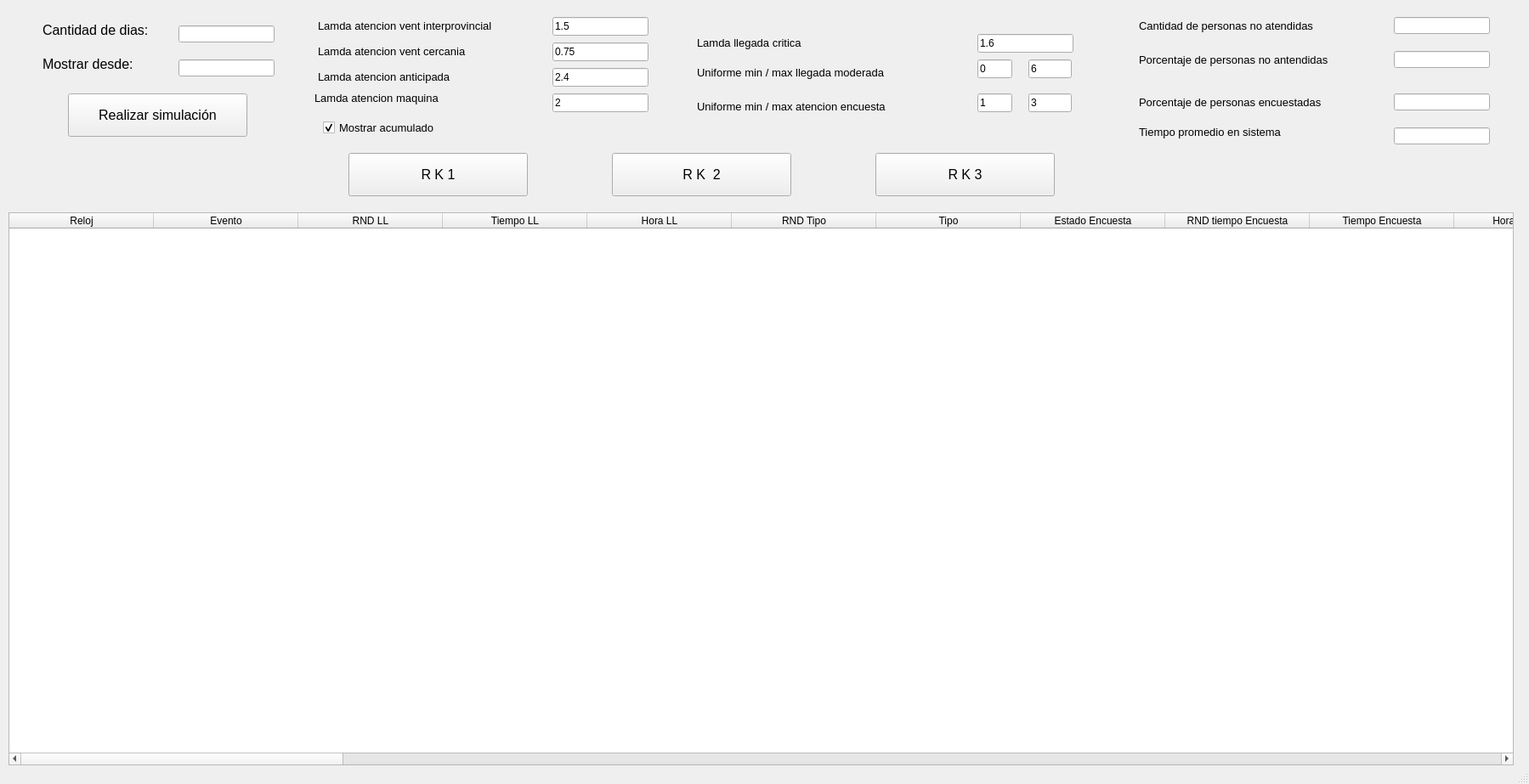
<?xml version="1.0" encoding="UTF-8"?>
<ui version="4.0">
 <class>MainWindow</class>
 <widget class="QMainWindow" name="MainWindow">
  <property name="geometry">
   <rect>
    <x>0</x>
    <y>0</y>
    <width>1799</width>
    <height>923</height>
   </rect>
  </property>
  <property name="windowTitle">
   <string>MainWindow</string>
  </property>
  <widget class="QWidget" name="centralwidget">
   <widget class="QTableWidget" name="tabla">
    <property name="geometry">
     <rect>
      <x>10</x>
      <y>250</y>
      <width>1771</width>
      <height>651</height>
     </rect>
    </property>
    <property name="columnCount">
     <number>46</number>
    </property>
    <attribute name="horizontalHeaderDefaultSectionSize">
     <number>170</number>
    </attribute>
    <column>
     <property name="text">
      <string>Reloj</string>
     </property>
    </column>
    <column>
     <property name="text">
      <string>Evento</string>
     </property>
    </column>
    <column>
     <property name="text">
      <string>RND LL</string>
     </property>
    </column>
    <column>
     <property name="text">
      <string>Tiempo LL</string>
     </property>
    </column>
    <column>
     <property name="text">
      <string>Hora LL</string>
     </property>
    </column>
    <column>
     <property name="text">
      <string>RND Tipo</string>
     </property>
    </column>
    <column>
     <property name="text">
      <string>Tipo</string>
     </property>
    </column>
    <column>
     <property name="text">
      <string>Estado Encuesta</string>
     </property>
    </column>
    <column>
     <property name="text">
      <string>RND tiempo Encuesta</string>
     </property>
    </column>
    <column>
     <property name="text">
      <string>Tiempo Encuesta</string>
     </property>
    </column>
    <column>
     <property name="text">
      <string>Hora Encuesta</string>
     </property>
    </column>
    <column>
     <property name="text">
      <string>Estado Vent Inm 1</string>
     </property>
    </column>
    <column>
     <property name="text">
      <string>Estado Vent Inm 2</string>
     </property>
    </column>
    <column>
     <property name="text">
      <string>RND Tiempo Inm</string>
     </property>
    </column>
    <column>
     <property name="text">
      <string>Tiempo Inm</string>
     </property>
    </column>
    <column>
     <property name="text">
      <string>Hora Inm 1</string>
     </property>
    </column>
    <column>
     <property name="text">
      <string>Hora Inm 2</string>
     </property>
    </column>
    <column>
     <property name="text">
      <string>Est Maquina</string>
     </property>
    </column>
    <column>
     <property name="text">
      <string>RND Tiempo Maquina</string>
     </property>
    </column>
    <column>
     <property name="text">
      <string>Tiempo Maquina</string>
     </property>
    </column>
    <column>
     <property name="text">
      <string>Hora Maquina</string>
     </property>
    </column>
    <column>
     <property name="text">
      <string>Estado Vent Ant</string>
     </property>
    </column>
    <column>
     <property name="text">
      <string>RND Tiempo Ant</string>
     </property>
    </column>
    <column>
     <property name="text">
      <string>Tiempo Ant</string>
     </property>
    </column>
    <column>
     <property name="text">
      <string>Hora Ant</string>
     </property>
    </column>
    <column>
     <property name="text">
      <string>Cantidad Ant</string>
     </property>
    </column>
    <column>
     <property name="text">
      <string>Cantidad Inm</string>
     </property>
    </column>
    <column>
     <property name="text">
      <string>Cant fin paciencia</string>
     </property>
    </column>
    <column>
     <property name="text">
      <string>Porc fin paciencia</string>
     </property>
    </column>
    <column>
     <property name="text">
      <string>Cant encuesta</string>
     </property>
    </column>
    <column>
     <property name="text">
      <string>Porc encuesta</string>
     </property>
    </column>
    <column>
     <property name="text">
      <string>T acum sistema</string>
     </property>
    </column>
    <column>
     <property name="text">
      <string>Prom t sistema</string>
     </property>
    </column>
    <column>
     <property name="text">
      <string>Cant entraron</string>
     </property>
    </column>
    <column>
     <property name="text">
      <string>Cant salieron</string>
     </property>
    </column>
    <column/>
    <column/>
    <column/>
    <column/>
    <column/>
    <column/>
    <column/>
    <column/>
    <column/>
    <column/>
    <column/>
   </widget>
   <widget class="QPushButton" name="boton_simular">
    <property name="geometry">
     <rect>
      <x>80</x>
      <y>110</y>
      <width>211</width>
      <height>51</height>
     </rect>
    </property>
    <property name="font">
     <font>
      <pointsize>12</pointsize>
     </font>
    </property>
    <property name="text">
     <string>Realizar simulación</string>
    </property>
   </widget>
   <widget class="QLineEdit" name="cant_dias">
    <property name="geometry">
     <rect>
      <x>210</x>
      <y>30</y>
      <width>113</width>
      <height>20</height>
     </rect>
    </property>
    <property name="font">
     <font>
      <pointsize>12</pointsize>
     </font>
    </property>
   </widget>
   <widget class="QLabel" name="label">
    <property name="geometry">
     <rect>
      <x>50</x>
      <y>20</y>
      <width>191</width>
      <height>31</height>
     </rect>
    </property>
    <property name="font">
     <font>
      <pointsize>12</pointsize>
     </font>
    </property>
    <property name="text">
     <string>Cantidad de dias:</string>
    </property>
   </widget>
   <widget class="QLabel" name="label_2">
    <property name="geometry">
     <rect>
      <x>50</x>
      <y>60</y>
      <width>191</width>
      <height>31</height>
     </rect>
    </property>
    <property name="font">
     <font>
      <pointsize>12</pointsize>
     </font>
    </property>
    <property name="text">
     <string>Mostrar desde:</string>
    </property>
   </widget>
   <widget class="QLineEdit" name="mostrar_desde">
    <property name="geometry">
     <rect>
      <x>210</x>
      <y>70</y>
      <width>113</width>
      <height>20</height>
     </rect>
    </property>
    <property name="font">
     <font>
      <pointsize>12</pointsize>
     </font>
    </property>
   </widget>
   <widget class="QLineEdit" name="porc_encuesta">
    <property name="geometry">
     <rect>
      <x>1640</x>
      <y>110</y>
      <width>113</width>
      <height>20</height>
     </rect>
    </property>
    <property name="font">
     <font>
      <pointsize>12</pointsize>
     </font>
    </property>
   </widget>
   <widget class="QLineEdit" name="cant_no_atend">
    <property name="geometry">
     <rect>
      <x>1640</x>
      <y>20</y>
      <width>113</width>
      <height>20</height>
     </rect>
    </property>
    <property name="font">
     <font>
      <pointsize>12</pointsize>
     </font>
    </property>
   </widget>
   <widget class="QLabel" name="label_4">
    <property name="geometry">
     <rect>
      <x>1340</x>
      <y>10</y>
      <width>261</width>
      <height>41</height>
     </rect>
    </property>
    <property name="font">
     <font>
      <pointsize>10</pointsize>
     </font>
    </property>
    <property name="text">
     <string>Cantidad de personas no atendidas</string>
    </property>
   </widget>
   <widget class="QLineEdit" name="prom_t_cola">
    <property name="geometry">
     <rect>
      <x>1640</x>
      <y>150</y>
      <width>113</width>
      <height>20</height>
     </rect>
    </property>
    <property name="font">
     <font>
      <pointsize>12</pointsize>
     </font>
    </property>
   </widget>
   <widget class="QLabel" name="label_6">
    <property name="geometry">
     <rect>
      <x>1340</x>
      <y>140</y>
      <width>241</width>
      <height>31</height>
     </rect>
    </property>
    <property name="font">
     <font>
      <pointsize>10</pointsize>
     </font>
    </property>
    <property name="text">
     <string>Tiempo promedio en sistema</string>
    </property>
   </widget>
   <widget class="QLabel" name="label_7">
    <property name="geometry">
     <rect>
      <x>1340</x>
      <y>100</y>
      <width>291</width>
      <height>41</height>
     </rect>
    </property>
    <property name="font">
     <font>
      <pointsize>10</pointsize>
     </font>
    </property>
    <property name="text">
     <string>Porcentaje de personas encuestadas</string>
    </property>
   </widget>
   <widget class="QLineEdit" name="porc_no_atend">
    <property name="geometry">
     <rect>
      <x>1640</x>
      <y>60</y>
      <width>113</width>
      <height>20</height>
     </rect>
    </property>
    <property name="font">
     <font>
      <pointsize>12</pointsize>
     </font>
    </property>
   </widget>
   <widget class="QLabel" name="label_8">
    <property name="geometry">
     <rect>
      <x>1340</x>
      <y>50</y>
      <width>291</width>
      <height>41</height>
     </rect>
    </property>
    <property name="font">
     <font>
      <pointsize>10</pointsize>
     </font>
    </property>
    <property name="text">
     <string>Porcentaje de personas no antendidas</string>
    </property>
   </widget>
   <widget class="QLabel" name="label_3">
    <property name="geometry">
     <rect>
      <x>374</x>
      <y>20</y>
      <width>331</width>
      <height>20</height>
     </rect>
    </property>
    <property name="font">
     <font>
      <pointsize>10</pointsize>
     </font>
    </property>
    <property name="text">
     <string>Lamda atencion vent interprovincial</string>
    </property>
   </widget>
   <widget class="QLineEdit" name="lambda_inter">
    <property name="geometry">
     <rect>
      <x>650</x>
      <y>20</y>
      <width>113</width>
      <height>22</height>
     </rect>
    </property>
    <property name="text">
     <string>1.5</string>
    </property>
   </widget>
   <widget class="QLabel" name="label_5">
    <property name="geometry">
     <rect>
      <x>374</x>
      <y>50</y>
      <width>291</width>
      <height>20</height>
     </rect>
    </property>
    <property name="font">
     <font>
      <pointsize>10</pointsize>
     </font>
    </property>
    <property name="text">
     <string>Lamda atencion vent cercania</string>
    </property>
   </widget>
   <widget class="QLineEdit" name="lambda_cerc">
    <property name="geometry">
     <rect>
      <x>650</x>
      <y>50</y>
      <width>113</width>
      <height>22</height>
     </rect>
    </property>
    <property name="text">
     <string>0.75</string>
    </property>
   </widget>
   <widget class="QLabel" name="label_9">
    <property name="geometry">
     <rect>
      <x>370</x>
      <y>100</y>
      <width>291</width>
      <height>31</height>
     </rect>
    </property>
    <property name="font">
     <font>
      <pointsize>10</pointsize>
     </font>
    </property>
    <property name="text">
     <string>Lamda atencion maquina</string>
    </property>
   </widget>
   <widget class="QLabel" name="label_10">
    <property name="geometry">
     <rect>
      <x>374</x>
      <y>80</y>
      <width>291</width>
      <height>20</height>
     </rect>
    </property>
    <property name="font">
     <font>
      <pointsize>10</pointsize>
     </font>
    </property>
    <property name="text">
     <string>Lamda atencion anticipada</string>
    </property>
   </widget>
   <widget class="QLineEdit" name="lambda_maq">
    <property name="geometry">
     <rect>
      <x>650</x>
      <y>110</y>
      <width>113</width>
      <height>22</height>
     </rect>
    </property>
    <property name="text">
     <string>2</string>
    </property>
   </widget>
   <widget class="QLineEdit" name="lambda_ant">
    <property name="geometry">
     <rect>
      <x>650</x>
      <y>80</y>
      <width>113</width>
      <height>22</height>
     </rect>
    </property>
    <property name="text">
     <string>2.4</string>
    </property>
   </widget>
   <widget class="QLineEdit" name="uniforme_min">
    <property name="geometry">
     <rect>
      <x>1150</x>
      <y>70</y>
      <width>41</width>
      <height>22</height>
     </rect>
    </property>
    <property name="text">
     <string>0</string>
    </property>
   </widget>
   <widget class="QLabel" name="label_11">
    <property name="geometry">
     <rect>
      <x>820</x>
      <y>40</y>
      <width>291</width>
      <height>20</height>
     </rect>
    </property>
    <property name="font">
     <font>
      <pointsize>10</pointsize>
     </font>
    </property>
    <property name="text">
     <string>Lamda llegada critica</string>
    </property>
   </widget>
   <widget class="QLineEdit" name="lambda_critica">
    <property name="geometry">
     <rect>
      <x>1150</x>
      <y>40</y>
      <width>113</width>
      <height>22</height>
     </rect>
    </property>
    <property name="text">
     <string>1.6</string>
    </property>
   </widget>
   <widget class="QLabel" name="label_12">
    <property name="geometry">
     <rect>
      <x>820</x>
      <y>70</y>
      <width>331</width>
      <height>31</height>
     </rect>
    </property>
    <property name="font">
     <font>
      <pointsize>10</pointsize>
     </font>
    </property>
    <property name="text">
     <string>Uniforme min / max llegada moderada</string>
    </property>
   </widget>
   <widget class="QLineEdit" name="uniforme_max">
    <property name="geometry">
     <rect>
      <x>1210</x>
      <y>70</y>
      <width>51</width>
      <height>22</height>
     </rect>
    </property>
    <property name="text">
     <string>6</string>
    </property>
   </widget>
   <widget class="QLabel" name="label_13">
    <property name="geometry">
     <rect>
      <x>820</x>
      <y>110</y>
      <width>331</width>
      <height>31</height>
     </rect>
    </property>
    <property name="font">
     <font>
      <pointsize>10</pointsize>
     </font>
    </property>
    <property name="text">
     <string>Uniforme min / max atencion encuesta</string>
    </property>
   </widget>
   <widget class="QLineEdit" name="uniforme_min_enc">
    <property name="geometry">
     <rect>
      <x>1150</x>
      <y>110</y>
      <width>41</width>
      <height>22</height>
     </rect>
    </property>
    <property name="text">
     <string>1</string>
    </property>
   </widget>
   <widget class="QLineEdit" name="uniforme_max_enc">
    <property name="geometry">
     <rect>
      <x>1210</x>
      <y>110</y>
      <width>51</width>
      <height>22</height>
     </rect>
    </property>
    <property name="text">
     <string>3</string>
    </property>
   </widget>
   <widget class="QCheckBox" name="checkBox">
    <property name="geometry">
     <rect>
      <x>380</x>
      <y>140</y>
      <width>191</width>
      <height>20</height>
     </rect>
    </property>
    <property name="font">
     <font>
      <pointsize>10</pointsize>
     </font>
    </property>
    <property name="text">
     <string>Mostrar acumulado</string>
    </property>
    <property name="checked">
     <bool>true</bool>
    </property>
   </widget>
   <widget class="QPushButton" name="boton_RK1">
    <property name="geometry">
     <rect>
      <x>410</x>
      <y>180</y>
      <width>211</width>
      <height>51</height>
     </rect>
    </property>
    <property name="font">
     <font>
      <pointsize>12</pointsize>
     </font>
    </property>
    <property name="text">
     <string>R K 1</string>
    </property>
   </widget>
   <widget class="QPushButton" name="boton_RK2">
    <property name="geometry">
     <rect>
      <x>720</x>
      <y>180</y>
      <width>211</width>
      <height>51</height>
     </rect>
    </property>
    <property name="font">
     <font>
      <pointsize>12</pointsize>
     </font>
    </property>
    <property name="text">
     <string>R K  2</string>
    </property>
   </widget>
   <widget class="QPushButton" name="boton_RK3">
    <property name="geometry">
     <rect>
      <x>1030</x>
      <y>180</y>
      <width>211</width>
      <height>51</height>
     </rect>
    </property>
    <property name="font">
     <font>
      <pointsize>12</pointsize>
     </font>
    </property>
    <property name="text">
     <string>R K 3</string>
    </property>
   </widget>
  </widget>
  <widget class="QStatusBar" name="statusbar"/>
 </widget>
 <resources/>
 <connections/>
</ui>
